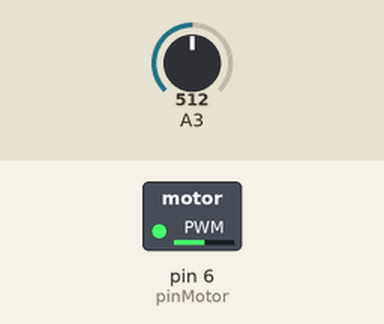
A sketch run on a simulated Arduino Uno, built with avr-gcc and run on an emulated ATmega328P. Shown: switched loads named in the sketch (green lamp = pin HIGH). The test bench sets the inputs (shaded band); at power-on: A3 = 512.

Above: at 1.2 s.
1.3 s: A3 set to 716
At 2.5 s:
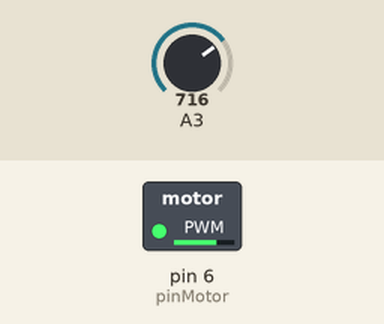
2.8 s: A3 set to 900
At 3.9 s:
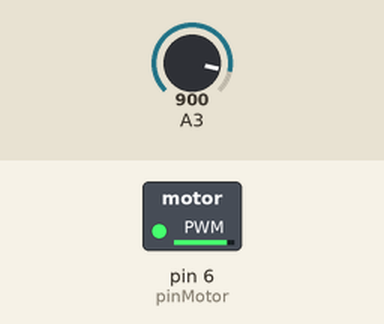
4.3 s: A3 set to 122
At 5.2 s:
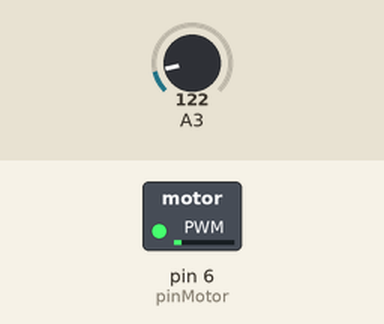
5.8 s: A3 set to 0
At 6.4 s:
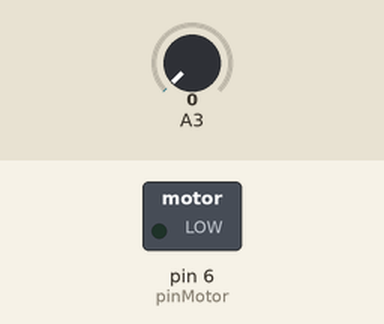
Timing chart, 0 to 8.3 s (numbered marks = the images above; inputs shaded):
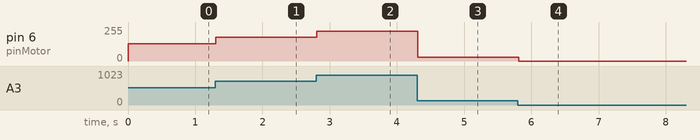

The sketch:

servomoteu.ino
```cpp
const int pinMotor = 6;

void setup() {
  Serial.begin(9600);
  pinMode(pinMotor,OUTPUT);
}

void loop() {
  int Pot_val = analogRead(A3);
  analogWrite(pinMotor, Pot_val/4);
  delay(50);
}
```

Measured:
- after the input at 1.3 s, pin 6 (pinMotor): 128/255 → 179/255 at once
- after the input at 2.8 s, pin 6 (pinMotor): 179/255 → 225/255 at once
- after the input at 4.3 s, pin 6 (pinMotor): 225/255 → 30/255 at once
- after the input at 5.8 s, pin 6 (pinMotor): 30/255 → 0/255 at once
